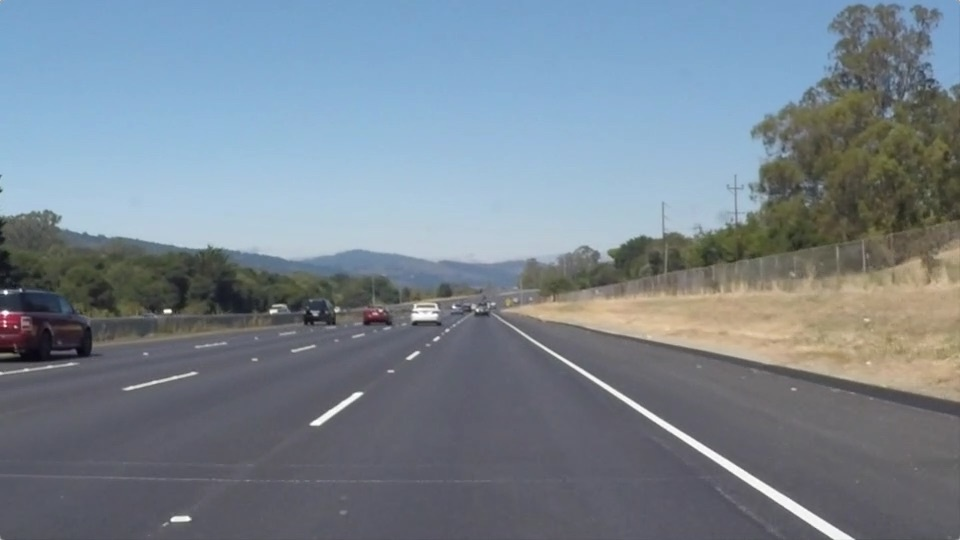
#> input picture media/in/test_img.jpg, 960 x 540 px
$ python -i threshold_map_generator.py   (imports and definitions only)
#> lines starting #> are read from the running program, lines starting #| are printed output that depends on the picture; after the words box and inside, x2 and y2 are one past the last pixel; in counts of white or black regions, pixels touching at a corner belong together
#> further down, picture is the input picture: shape (540, 960, 3); mean B, G, R 143.7, 132.6, 120.3
import cv2
from numpy.typing import NDArray
from typing import Literal
from lane_detection.utils.constants import (
    THRESH_WHITE_LOWER, THRESH_WHITE_UPPER,
    THRESH_YELLOW_LOWER, THRESH_YELLOW_UPPER
)

class ThresholdMapGenerator():
    '''
    Description
    -----------
    Image preprocessing class that generates a feature map for use in lane line detection.

    Parameters
    ----------
    threshold : float, default 150.0
        Argument passed `cv2.threshold()`'s `thresh` argument. Pixel intensities >= threshold param will be set to 255.

    large_ksize : int, {11, 13, 15, 17, 19, 21}, default 15
        The kernel size used during the first morphological operation performed against the frame/image.
        The kernel is used to close large gaps between non-zero pixels.

    small_ksize : int, {3, 5, 7, 9, 11, 13, 15}, default 3
        The kernel size used during the second morphological operation performed against the frame/image.
        The kernel is used to close small gaps between non-zero pixels. It is also used to dilate the image.

    Public Methods
    --------------
    `.generate()`
    '''
    def __init__(self, large_ksize:Literal[11, 13, 15, 17, 19, 21] = 15, small_ksize:Literal[3, 5, 7, 9, 11, 13, 15] = 15):
        '''
        Parameters
        ----------
        threshold : float, default 150.0
            Argument passed `cv2.threshold()`'s `thresh` argument. Pixel intensities >= threshold param will be set to 255.

        large_ksize : int, {11, 13, 15, 17, 19, 21}, default 15
            The kernel size used during the first morphological operation performed against the frame/image.
            The kernel is used to close large gaps between non-zero pixels.

        small_ksize : int, {3, 5, 7, 9, 11, 13, 15}, default 3
            The kernel size used during the second morphological operation performed against the frame/image.
            The kernel is used to close small gaps between non-zero pixels. It is also used to dilate the image.
        '''
        self.white_lower = THRESH_WHITE_LOWER
        self.white_upper = THRESH_WHITE_UPPER
        self.yellow_lower = THRESH_YELLOW_LOWER
        self.yellow_upper = THRESH_YELLOW_UPPER

        self.small_ksize = small_ksize
        self.large_ksize = large_ksize

    def generate(self, frame:NDArray):
        '''
        Description
        -----------
        Generates a threshold-based feature map. The frame/image is first converted from BGR to HSL format.
        The L-channel is then passed to `cv2.threshold()`. The resulting binary image is then passed to `cv2.morphologyEx()`, twice:
        Once to close large gaps between non-zero pixels and a second to close small gaps between non-zero pixels.
        Lastly, the morphed binary image is then dilated via `cv2.dilate()` to increase the size of the non-zero regions of the frame/image.

        Parameters
        ----------
        frame : NDArray
            source frame/image that will be used to generate a vertical-based edge map.

        Returns
        -------
        binary image : NDArray
            result of `cv2.threshold()`.
        feature map : NDArray
            result of `cv2.morphologyEx()` + `cv2.dilate()`
        '''
        thresh = self._thresh_mask(frame, self.white_lower, self.white_upper, self.yellow_lower, self.yellow_upper)
        dense_mask = self._morph_frame(thresh, self.large_ksize, self.small_ksize)
        return thresh, dense_mask

    def _thresh_mask(self, frame:NDArray, white_lower:NDArray, white_upper:NDArray, yellow_lower:NDArray, yellow_upper:NDArray):
        '''
        Description
        -----------
        Performs a BGR to HSL color conversion on a frame/image,
        then generates a masks from the L- and S-channels using `cv2.inRange()`. The two masks are merged via a `cv2.bitwise_or()`.
        Lastly, the merged HLS-mask is applied to the original frame with `cv2.bitwise_and()`.

        Parameters
        ----------
        frame : NDArray
            source frame/image that will be used to generate the mask.

        white_lower : NDArray
            Vector of size == 3 that represents the lower bands of Hue, Lightness, and Saturation used to detect the "white" portions of the image. Passed as `lowerb` argument to `cv2.inRange()`.
        white_upper : NDArray
            Vector of size == 3 that represents the upper bands of Hue, Lightness, and Saturation used to detect the "white" portions of the image. Passed as `upperb` argument to `cv2.inRange()`.
        white_lower : NDArray
            Vector of size == 3 that represents the lower bands of Hue, Lightness, and Saturation used to detect the "yellow" portions of the image. Passed as `lowerb` argument to `cv2.inRange()`.
        white_lower : NDArray
            Vector of size == 3 that represents the upper bands of Hue, Lightness, and Saturation used to detect the "yellow" portions of the image. Passed as `upperb` argument to `cv2.inRange()`.

        Returns
        -------
        HSL-Thresh Mask : NDArray
        '''
        hls = cv2.cvtColor(frame, cv2.COLOR_BGR2HLS)
#> hls: shape (540, 960, 3); mean of channels 0, 1, 2 95, 132.1, 55.2
        white = cv2.inRange(hls, white_lower, white_upper)
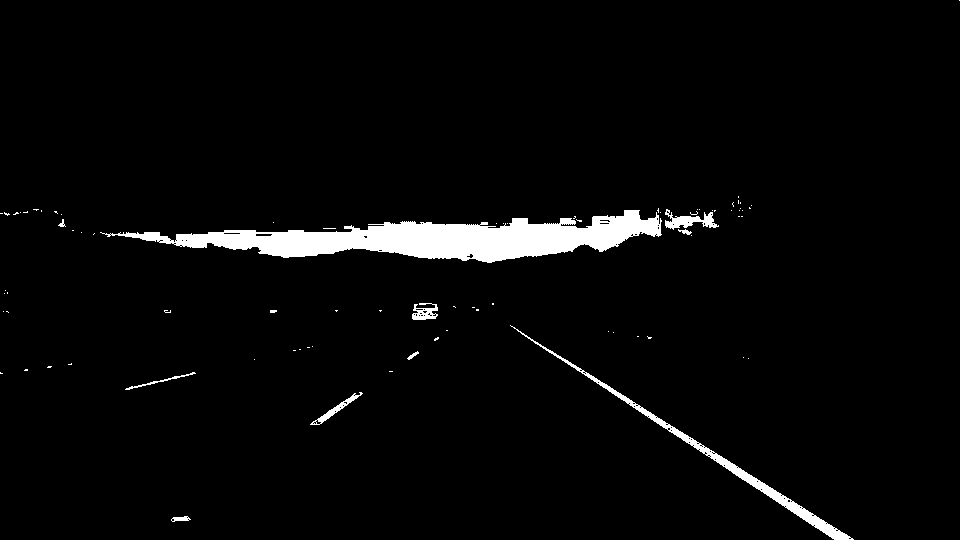
#> white: shape (540, 960); 3.3% white; 81 white regions (71 under 20 px), largest, box (x1, y1, x2, y2) and area: (100, 210, 662, 263) 13080, (510, 325, 854, 540) 2403, (665, 209, 719, 230) 485
        yellow = cv2.inRange(hls, yellow_lower, yellow_upper)
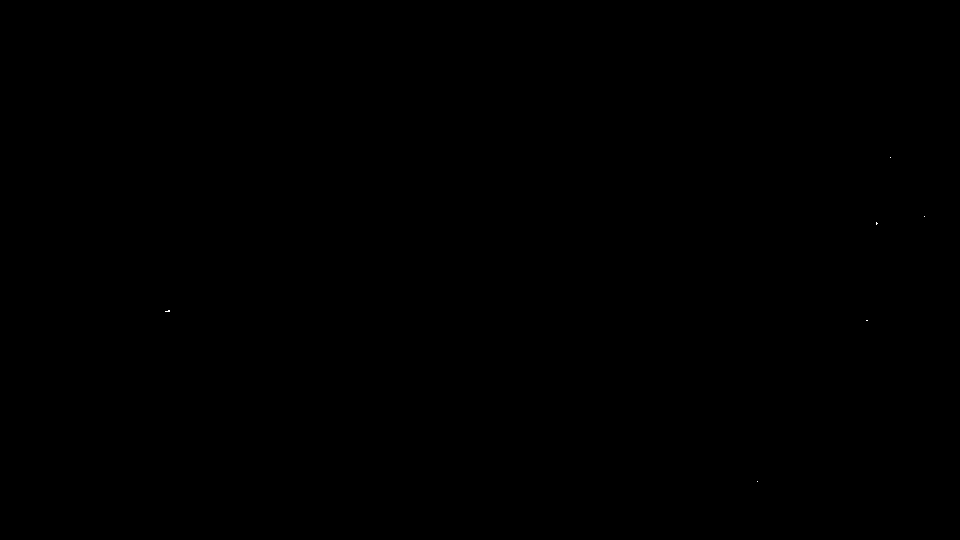
#> yellow: shape (540, 960); 0% white in thin lines or dots, all inside (x1, y1, x2, y2) = (165, 157, 925, 482)
        mask = cv2.bitwise_or(white, yellow)
#> mask: shape (540, 960); 3.3% white; 85 white regions (74 under 20 px), largest, box (x1, y1, x2, y2) and area: (100, 210, 662, 263) 13080, (510, 325, 854, 540) 2404, (665, 209, 719, 230) 485
        return cv2.bitwise_and(frame, frame, mask=mask)
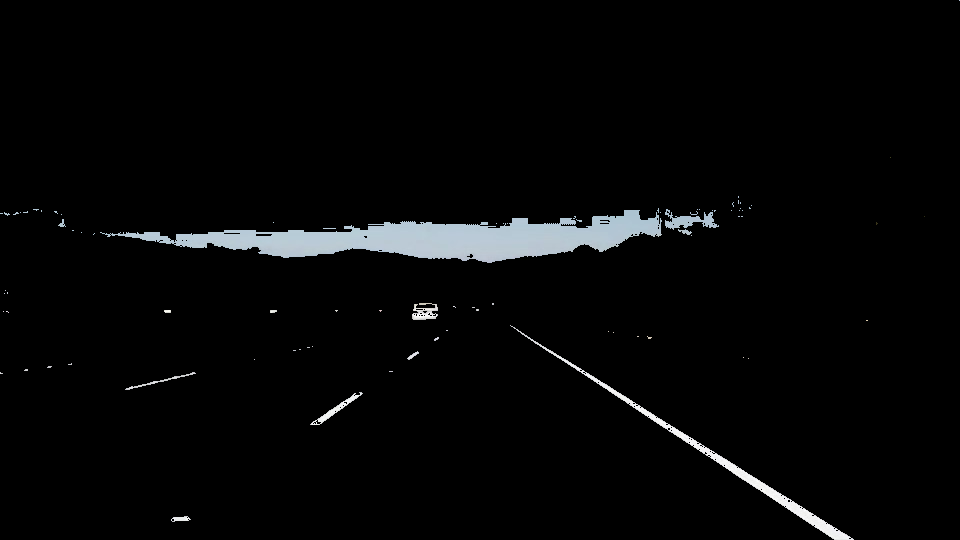
#> returned value: shape (540, 960, 3); mean of channels 0, 1, 2 7.1, 6.8, 6.4; drawn as B, G, R

    def _morph_frame(self, frame:NDArray, large_ksize:Literal[11, 13, 15, 17, 19, 21] = 15, small_ksize:Literal[3, 5, 7, 9, 11, 13, 15]=3):
        '''
        Description
        -----------
        Converts an image from BGR to grayscale, then applies `cv2.morphologyEx()` x2 and `cv2.dilate()` to a thresh mask, respectively.

        Parameters
        ----------
        frame : NDArray
            binary frame/image that will be used to generate a feature map.

        large_ksize : int, {11, 13, 15, 17, 19, 21}, default 15
            The kernel size used during the first morphological operation performed against the frame/image.
            The kernel is used to close large gaps between non-zero pixels.

        small_ksize : int, {3, 5, 7, 9, 11, 13, 15}, default 3
            The kernel size used during the second morphological operation performed against the frame/image.
            The kernel is used to close small gaps between non-zero pixels. It is also used to dilate the image.

        Returns
        -------
        dense_mask : NDArray
            result of `cv2.morphologyEx()` x2 --> `cv2.dilate()`.
        '''
#> called with large_ksize = 15, small_ksize = 15
        frame = cv2.cvtColor(frame, cv2.COLOR_BGR2GRAY)
        morph_kernel = cv2.getStructuringElement(cv2.MORPH_ELLIPSE, (large_ksize, large_ksize))
        closed = cv2.morphologyEx(frame, cv2.MORPH_CLOSE, morph_kernel)

        kernel_small = cv2.getStructuringElement(cv2.MORPH_ELLIPSE, (small_ksize, small_ksize))
        filled = cv2.morphologyEx(closed, cv2.MORPH_CLOSE, kernel_small)

        dense_mask = cv2.dilate(filled, kernel_small, iterations=1)
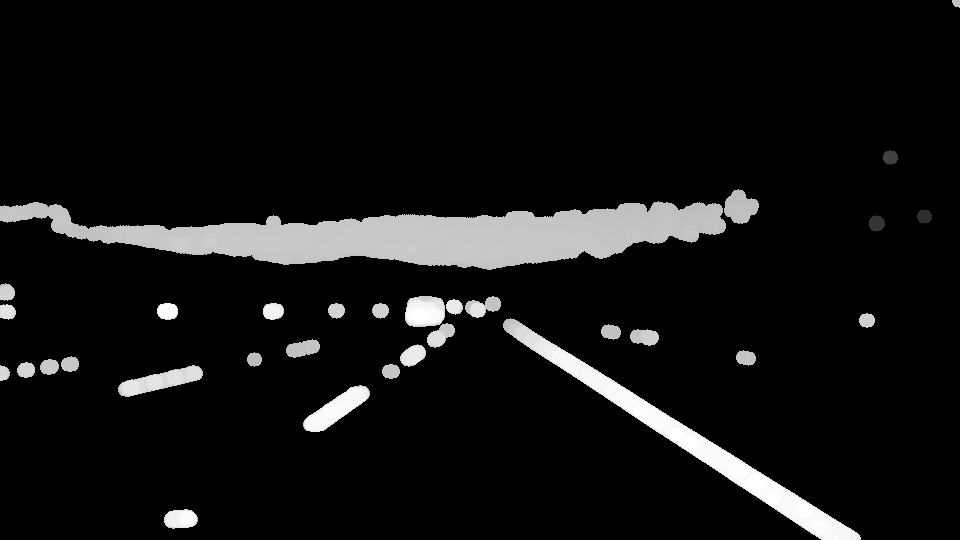
#> dense_mask: shape (540, 960); min 0, max 255, mean 18.4
        return dense_mask

>>> import cv2
>>> picture = cv2.imread('../../media/in/test_img.jpg')
>>> result = ThresholdMapGenerator().generate(picture)
